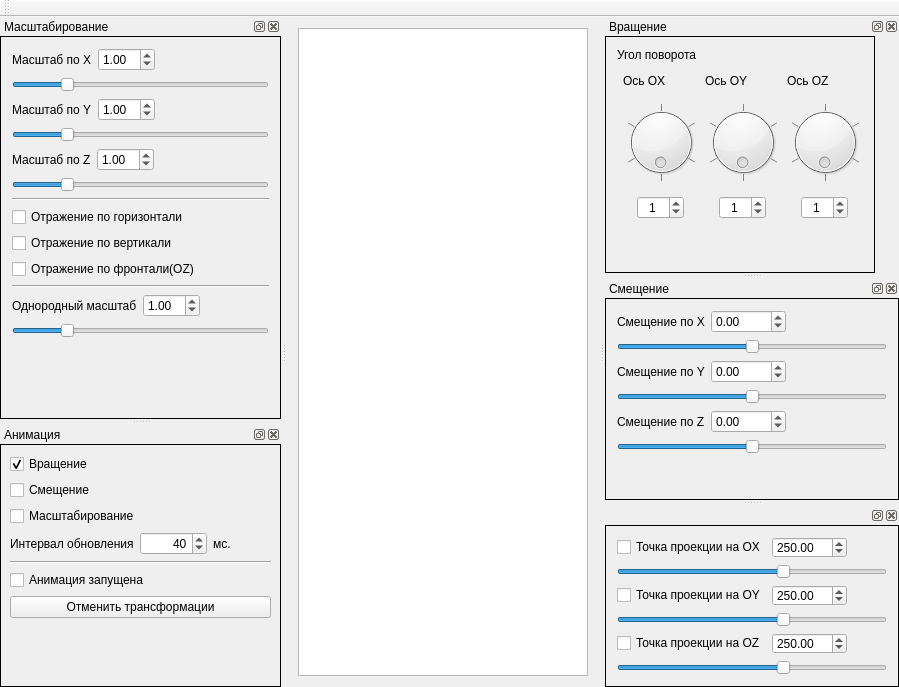
<?xml version="1.0" encoding="UTF-8"?>
<ui version="4.0">
 <class>MainWindow</class>
 <widget class="QMainWindow" name="MainWindow">
  <property name="geometry">
   <rect>
    <x>0</x>
    <y>0</y>
    <width>899</width>
    <height>687</height>
   </rect>
  </property>
  <property name="windowTitle">
   <string>Computer Graphics</string>
  </property>
  <widget class="QWidget" name="centralWidget">
   <layout class="QVBoxLayout" name="verticalLayout">
    <item>
     <widget class="CompGraphView" name="graphicsView"/>
    </item>
   </layout>
  </widget>
  <widget class="QMenuBar" name="menuBar">
   <property name="geometry">
    <rect>
     <x>0</x>
     <y>0</y>
     <width>899</width>
     <height>26</height>
    </rect>
   </property>
  </widget>
  <widget class="QToolBar" name="mainToolBar">
   <attribute name="toolBarArea">
    <enum>TopToolBarArea</enum>
   </attribute>
   <attribute name="toolBarBreak">
    <bool>false</bool>
   </attribute>
  </widget>
  <widget class="QDockWidget" name="dockWidget">
   <property name="minimumSize">
    <size>
     <width>251</width>
     <height>226</height>
    </size>
   </property>
   <property name="windowTitle">
    <string>Вращение</string>
   </property>
   <attribute name="dockWidgetArea">
    <number>2</number>
   </attribute>
   <widget class="QWidget" name="dockWidgetContents">
    <layout class="QVBoxLayout" name="verticalLayout_2">
     <property name="margin">
      <number>0</number>
     </property>
     <item>
      <widget class="QFrame" name="frame">
       <property name="maximumSize">
        <size>
         <width>270</width>
         <height>16777215</height>
        </size>
       </property>
       <property name="frameShape">
        <enum>QFrame::Box</enum>
       </property>
       <property name="frameShadow">
        <enum>QFrame::Plain</enum>
       </property>
       <layout class="QVBoxLayout" name="verticalLayout_3">
        <item>
         <widget class="QLabel" name="label">
          <property name="text">
           <string>Угол поворота</string>
          </property>
         </widget>
        </item>
        <item>
         <layout class="QGridLayout" name="gridLayout">
          <property name="leftMargin">
           <number>6</number>
          </property>
          <property name="topMargin">
           <number>6</number>
          </property>
          <property name="bottomMargin">
           <number>6</number>
          </property>
          <item row="2" column="1">
           <layout class="QHBoxLayout" name="horizontalLayout_7">
            <item>
             <spacer name="horizontalSpacer_9">
              <property name="orientation">
               <enum>Qt::Horizontal</enum>
              </property>
              <property name="sizeHint" stdset="0">
               <size>
                <width>40</width>
                <height>20</height>
               </size>
              </property>
             </spacer>
            </item>
            <item>
             <widget class="QSpinBox" name="spinBox_3">
              <property name="wrapping">
               <bool>true</bool>
              </property>
              <property name="alignment">
               <set>Qt::AlignCenter</set>
              </property>
              <property name="minimum">
               <number>0</number>
              </property>
              <property name="maximum">
               <number>359</number>
              </property>
              <property name="value">
               <number>1</number>
              </property>
             </widget>
            </item>
            <item>
             <spacer name="horizontalSpacer_10">
              <property name="orientation">
               <enum>Qt::Horizontal</enum>
              </property>
              <property name="sizeHint" stdset="0">
               <size>
                <width>40</width>
                <height>20</height>
               </size>
              </property>
             </spacer>
            </item>
           </layout>
          </item>
          <item row="2" column="2">
           <layout class="QHBoxLayout" name="horizontalLayout_9">
            <item>
             <spacer name="horizontalSpacer_11">
              <property name="orientation">
               <enum>Qt::Horizontal</enum>
              </property>
              <property name="sizeHint" stdset="0">
               <size>
                <width>40</width>
                <height>20</height>
               </size>
              </property>
             </spacer>
            </item>
            <item>
             <widget class="QSpinBox" name="spinBox_4">
              <property name="wrapping">
               <bool>true</bool>
              </property>
              <property name="alignment">
               <set>Qt::AlignCenter</set>
              </property>
              <property name="minimum">
               <number>0</number>
              </property>
              <property name="maximum">
               <number>359</number>
              </property>
              <property name="value">
               <number>1</number>
              </property>
             </widget>
            </item>
            <item>
             <spacer name="horizontalSpacer_12">
              <property name="orientation">
               <enum>Qt::Horizontal</enum>
              </property>
              <property name="sizeHint" stdset="0">
               <size>
                <width>40</width>
                <height>20</height>
               </size>
              </property>
             </spacer>
            </item>
           </layout>
          </item>
          <item row="1" column="2">
           <widget class="QDial" name="dial_3">
            <property name="maximum">
             <number>359</number>
            </property>
            <property name="value">
             <number>1</number>
            </property>
            <property name="wrapping">
             <bool>true</bool>
            </property>
            <property name="notchTarget">
             <double>60.000000000000000</double>
            </property>
            <property name="notchesVisible">
             <bool>true</bool>
            </property>
           </widget>
          </item>
          <item row="1" column="1">
           <widget class="QDial" name="dial_2">
            <property name="maximum">
             <number>359</number>
            </property>
            <property name="value">
             <number>1</number>
            </property>
            <property name="wrapping">
             <bool>true</bool>
            </property>
            <property name="notchTarget">
             <double>60.000000000000000</double>
            </property>
            <property name="notchesVisible">
             <bool>true</bool>
            </property>
           </widget>
          </item>
          <item row="1" column="0">
           <widget class="QDial" name="dial">
            <property name="maximum">
             <number>359</number>
            </property>
            <property name="value">
             <number>1</number>
            </property>
            <property name="wrapping">
             <bool>true</bool>
            </property>
            <property name="notchTarget">
             <double>60.000000000000000</double>
            </property>
            <property name="notchesVisible">
             <bool>true</bool>
            </property>
           </widget>
          </item>
          <item row="2" column="0">
           <layout class="QHBoxLayout" name="horizontalLayout_6">
            <item>
             <spacer name="horizontalSpacer_6">
              <property name="orientation">
               <enum>Qt::Horizontal</enum>
              </property>
              <property name="sizeHint" stdset="0">
               <size>
                <width>40</width>
                <height>20</height>
               </size>
              </property>
             </spacer>
            </item>
            <item>
             <widget class="QSpinBox" name="spinBox_2">
              <property name="wrapping">
               <bool>true</bool>
              </property>
              <property name="alignment">
               <set>Qt::AlignCenter</set>
              </property>
              <property name="minimum">
               <number>0</number>
              </property>
              <property name="maximum">
               <number>359</number>
              </property>
              <property name="value">
               <number>1</number>
              </property>
             </widget>
            </item>
            <item>
             <spacer name="horizontalSpacer_7">
              <property name="orientation">
               <enum>Qt::Horizontal</enum>
              </property>
              <property name="sizeHint" stdset="0">
               <size>
                <width>40</width>
                <height>20</height>
               </size>
              </property>
             </spacer>
            </item>
           </layout>
          </item>
          <item row="0" column="0">
           <widget class="QLabel" name="label_9">
            <property name="text">
             <string>Ось OX</string>
            </property>
           </widget>
          </item>
          <item row="0" column="1">
           <widget class="QLabel" name="label_10">
            <property name="text">
             <string>Ось OY</string>
            </property>
           </widget>
          </item>
          <item row="0" column="2">
           <widget class="QLabel" name="label_11">
            <property name="text">
             <string>Ось OZ</string>
            </property>
           </widget>
          </item>
         </layout>
        </item>
        <item>
         <spacer name="verticalSpacer">
          <property name="orientation">
           <enum>Qt::Vertical</enum>
          </property>
          <property name="sizeHint" stdset="0">
           <size>
            <width>20</width>
            <height>40</height>
           </size>
          </property>
         </spacer>
        </item>
       </layout>
      </widget>
     </item>
    </layout>
   </widget>
  </widget>
  <widget class="QDockWidget" name="dockWidget_2">
   <property name="windowTitle">
    <string>Смещение</string>
   </property>
   <attribute name="dockWidgetArea">
    <number>2</number>
   </attribute>
   <widget class="QWidget" name="dockWidgetContents_4">
    <layout class="QVBoxLayout" name="verticalLayout_7">
     <property name="margin">
      <number>0</number>
     </property>
     <item>
      <widget class="QFrame" name="frame_3">
       <property name="frameShape">
        <enum>QFrame::Box</enum>
       </property>
       <property name="frameShadow">
        <enum>QFrame::Plain</enum>
       </property>
       <layout class="QVBoxLayout" name="verticalLayout_6">
        <item>
         <layout class="QHBoxLayout" name="horizontalLayout">
          <item>
           <widget class="QLabel" name="label_2">
            <property name="text">
             <string>Смещение по X</string>
            </property>
           </widget>
          </item>
          <item>
           <widget class="QDoubleSpinBox" name="doubleSpinBox">
            <property name="minimum">
             <double>-9999.989999999999782</double>
            </property>
            <property name="maximum">
             <double>9999.989999999999782</double>
            </property>
            <property name="singleStep">
             <double>10.000000000000000</double>
            </property>
           </widget>
          </item>
          <item>
           <spacer name="horizontalSpacer">
            <property name="orientation">
             <enum>Qt::Horizontal</enum>
            </property>
            <property name="sizeHint" stdset="0">
             <size>
              <width>40</width>
              <height>20</height>
             </size>
            </property>
           </spacer>
          </item>
         </layout>
        </item>
        <item>
         <widget class="QSlider" name="horizontalSlider">
          <property name="minimum">
           <number>-999</number>
          </property>
          <property name="maximum">
           <number>999</number>
          </property>
          <property name="orientation">
           <enum>Qt::Horizontal</enum>
          </property>
         </widget>
        </item>
        <item>
         <layout class="QHBoxLayout" name="horizontalLayout_2">
          <item>
           <widget class="QLabel" name="label_3">
            <property name="text">
             <string>Смещение по Y</string>
            </property>
           </widget>
          </item>
          <item>
           <widget class="QDoubleSpinBox" name="doubleSpinBox_2">
            <property name="minimum">
             <double>-9999.989999999999782</double>
            </property>
            <property name="maximum">
             <double>9999.989999999999782</double>
            </property>
            <property name="singleStep">
             <double>10.000000000000000</double>
            </property>
           </widget>
          </item>
          <item>
           <spacer name="horizontalSpacer_2">
            <property name="orientation">
             <enum>Qt::Horizontal</enum>
            </property>
            <property name="sizeHint" stdset="0">
             <size>
              <width>40</width>
              <height>20</height>
             </size>
            </property>
           </spacer>
          </item>
         </layout>
        </item>
        <item>
         <widget class="QSlider" name="horizontalSlider_2">
          <property name="minimum">
           <number>-999</number>
          </property>
          <property name="maximum">
           <number>999</number>
          </property>
          <property name="orientation">
           <enum>Qt::Horizontal</enum>
          </property>
         </widget>
        </item>
        <item>
         <layout class="QHBoxLayout" name="horizontalLayout_10">
          <item>
           <widget class="QLabel" name="label_12">
            <property name="text">
             <string>Смещение по Z</string>
            </property>
           </widget>
          </item>
          <item>
           <widget class="QDoubleSpinBox" name="doubleSpinBox_6">
            <property name="minimum">
             <double>-9999.989999999999782</double>
            </property>
            <property name="maximum">
             <double>9999.989999999999782</double>
            </property>
            <property name="singleStep">
             <double>10.000000000000000</double>
            </property>
           </widget>
          </item>
          <item>
           <spacer name="horizontalSpacer_13">
            <property name="orientation">
             <enum>Qt::Horizontal</enum>
            </property>
            <property name="sizeHint" stdset="0">
             <size>
              <width>40</width>
              <height>20</height>
             </size>
            </property>
           </spacer>
          </item>
         </layout>
        </item>
        <item>
         <widget class="QSlider" name="horizontalSlider_6">
          <property name="minimum">
           <number>-999</number>
          </property>
          <property name="maximum">
           <number>999</number>
          </property>
          <property name="orientation">
           <enum>Qt::Horizontal</enum>
          </property>
         </widget>
        </item>
        <item>
         <spacer name="verticalSpacer_2">
          <property name="orientation">
           <enum>Qt::Vertical</enum>
          </property>
          <property name="sizeHint" stdset="0">
           <size>
            <width>20</width>
            <height>40</height>
           </size>
          </property>
         </spacer>
        </item>
       </layout>
      </widget>
     </item>
    </layout>
   </widget>
  </widget>
  <widget class="QDockWidget" name="dockWidget_3">
   <property name="windowTitle">
    <string>Масштабирование</string>
   </property>
   <attribute name="dockWidgetArea">
    <number>1</number>
   </attribute>
   <widget class="QWidget" name="dockWidgetContents_5">
    <layout class="QVBoxLayout" name="verticalLayout_9">
     <property name="margin">
      <number>0</number>
     </property>
     <item>
      <widget class="QFrame" name="frame_4">
       <property name="frameShape">
        <enum>QFrame::Box</enum>
       </property>
       <property name="frameShadow">
        <enum>QFrame::Plain</enum>
       </property>
       <layout class="QVBoxLayout" name="verticalLayout_8">
        <item>
         <layout class="QHBoxLayout" name="horizontalLayout_3">
          <item>
           <widget class="QLabel" name="label_4">
            <property name="text">
             <string>Масштаб по X</string>
            </property>
           </widget>
          </item>
          <item>
           <widget class="QDoubleSpinBox" name="doubleSpinBox_3">
            <property name="minimum">
             <double>0.000000000000000</double>
            </property>
            <property name="singleStep">
             <double>0.010000000000000</double>
            </property>
            <property name="value">
             <double>1.000000000000000</double>
            </property>
           </widget>
          </item>
          <item>
           <spacer name="horizontalSpacer_3">
            <property name="orientation">
             <enum>Qt::Horizontal</enum>
            </property>
            <property name="sizeHint" stdset="0">
             <size>
              <width>40</width>
              <height>20</height>
             </size>
            </property>
           </spacer>
          </item>
         </layout>
        </item>
        <item>
         <widget class="QSlider" name="horizontalSlider_3">
          <property name="maximum">
           <number>50</number>
          </property>
          <property name="value">
           <number>10</number>
          </property>
          <property name="orientation">
           <enum>Qt::Horizontal</enum>
          </property>
         </widget>
        </item>
        <item>
         <layout class="QHBoxLayout" name="horizontalLayout_4">
          <item>
           <widget class="QLabel" name="label_5">
            <property name="text">
             <string>Масштаб по Y</string>
            </property>
           </widget>
          </item>
          <item>
           <widget class="QDoubleSpinBox" name="doubleSpinBox_4">
            <property name="minimum">
             <double>0.000000000000000</double>
            </property>
            <property name="singleStep">
             <double>0.010000000000000</double>
            </property>
            <property name="value">
             <double>1.000000000000000</double>
            </property>
           </widget>
          </item>
          <item>
           <spacer name="horizontalSpacer_4">
            <property name="orientation">
             <enum>Qt::Horizontal</enum>
            </property>
            <property name="sizeHint" stdset="0">
             <size>
              <width>40</width>
              <height>20</height>
             </size>
            </property>
           </spacer>
          </item>
         </layout>
        </item>
        <item>
         <widget class="QSlider" name="horizontalSlider_4">
          <property name="maximum">
           <number>50</number>
          </property>
          <property name="value">
           <number>10</number>
          </property>
          <property name="orientation">
           <enum>Qt::Horizontal</enum>
          </property>
         </widget>
        </item>
        <item>
         <layout class="QHBoxLayout" name="horizontalLayout_12">
          <item>
           <widget class="QLabel" name="label_14">
            <property name="text">
             <string>Масштаб по Z</string>
            </property>
           </widget>
          </item>
          <item>
           <widget class="QDoubleSpinBox" name="doubleSpinBox_8">
            <property name="minimum">
             <double>0.000000000000000</double>
            </property>
            <property name="singleStep">
             <double>0.010000000000000</double>
            </property>
            <property name="value">
             <double>1.000000000000000</double>
            </property>
           </widget>
          </item>
          <item>
           <spacer name="horizontalSpacer_15">
            <property name="orientation">
             <enum>Qt::Horizontal</enum>
            </property>
            <property name="sizeHint" stdset="0">
             <size>
              <width>40</width>
              <height>20</height>
             </size>
            </property>
           </spacer>
          </item>
         </layout>
        </item>
        <item>
         <widget class="QSlider" name="horizontalSlider_7">
          <property name="maximum">
           <number>50</number>
          </property>
          <property name="value">
           <number>10</number>
          </property>
          <property name="orientation">
           <enum>Qt::Horizontal</enum>
          </property>
         </widget>
        </item>
        <item>
         <widget class="Line" name="line_2">
          <property name="orientation">
           <enum>Qt::Horizontal</enum>
          </property>
         </widget>
        </item>
        <item>
         <widget class="QCheckBox" name="checkBox_5">
          <property name="text">
           <string>Отражение по горизонтали</string>
          </property>
         </widget>
        </item>
        <item>
         <widget class="QCheckBox" name="checkBox_6">
          <property name="text">
           <string>Отражение по вертикали</string>
          </property>
         </widget>
        </item>
        <item>
         <widget class="QCheckBox" name="checkBox_7">
          <property name="text">
           <string>Отражение по фронтали(OZ)</string>
          </property>
         </widget>
        </item>
        <item>
         <widget class="Line" name="line_3">
          <property name="orientation">
           <enum>Qt::Horizontal</enum>
          </property>
         </widget>
        </item>
        <item>
         <layout class="QHBoxLayout" name="horizontalLayout_8">
          <item>
           <widget class="QLabel" name="label_8">
            <property name="text">
             <string>Однородный масштаб</string>
            </property>
           </widget>
          </item>
          <item>
           <widget class="QDoubleSpinBox" name="doubleSpinBox_5">
            <property name="minimum">
             <double>0.000000000000000</double>
            </property>
            <property name="singleStep">
             <double>0.010000000000000</double>
            </property>
            <property name="value">
             <double>1.000000000000000</double>
            </property>
           </widget>
          </item>
          <item>
           <spacer name="horizontalSpacer_8">
            <property name="orientation">
             <enum>Qt::Horizontal</enum>
            </property>
            <property name="sizeHint" stdset="0">
             <size>
              <width>40</width>
              <height>20</height>
             </size>
            </property>
           </spacer>
          </item>
         </layout>
        </item>
        <item>
         <widget class="QSlider" name="horizontalSlider_5">
          <property name="maximum">
           <number>50</number>
          </property>
          <property name="value">
           <number>10</number>
          </property>
          <property name="orientation">
           <enum>Qt::Horizontal</enum>
          </property>
         </widget>
        </item>
        <item>
         <spacer name="verticalSpacer_3">
          <property name="orientation">
           <enum>Qt::Vertical</enum>
          </property>
          <property name="sizeHint" stdset="0">
           <size>
            <width>20</width>
            <height>40</height>
           </size>
          </property>
         </spacer>
        </item>
       </layout>
      </widget>
     </item>
    </layout>
   </widget>
  </widget>
  <widget class="QDockWidget" name="dockWidget_4">
   <property name="windowTitle">
    <string>Анимация</string>
   </property>
   <attribute name="dockWidgetArea">
    <number>1</number>
   </attribute>
   <widget class="QWidget" name="dockWidgetContents_6">
    <layout class="QVBoxLayout" name="verticalLayout_11">
     <property name="margin">
      <number>0</number>
     </property>
     <item>
      <widget class="QFrame" name="frame_5">
       <property name="frameShape">
        <enum>QFrame::Box</enum>
       </property>
       <property name="frameShadow">
        <enum>QFrame::Plain</enum>
       </property>
       <layout class="QVBoxLayout" name="verticalLayout_10">
        <property name="margin">
         <number>9</number>
        </property>
        <item>
         <widget class="QCheckBox" name="checkBox">
          <property name="text">
           <string>Вращение</string>
          </property>
          <property name="checked">
           <bool>true</bool>
          </property>
         </widget>
        </item>
        <item>
         <widget class="QCheckBox" name="checkBox_2">
          <property name="text">
           <string>Смещение</string>
          </property>
          <property name="checked">
           <bool>false</bool>
          </property>
         </widget>
        </item>
        <item>
         <widget class="QCheckBox" name="checkBox_3">
          <property name="text">
           <string>Масштабирование</string>
          </property>
          <property name="checked">
           <bool>false</bool>
          </property>
         </widget>
        </item>
        <item>
         <layout class="QHBoxLayout" name="horizontalLayout_5">
          <item>
           <widget class="QLabel" name="label_6">
            <property name="text">
             <string>Интервал обновления</string>
            </property>
            <property name="wordWrap">
             <bool>true</bool>
            </property>
            <property name="margin">
             <number>0</number>
            </property>
            <property name="indent">
             <number>0</number>
            </property>
           </widget>
          </item>
          <item>
           <widget class="QSpinBox" name="spinBox">
            <property name="alignment">
             <set>Qt::AlignRight|Qt::AlignTrailing|Qt::AlignVCenter</set>
            </property>
            <property name="maximum">
             <number>3600000</number>
            </property>
            <property name="singleStep">
             <number>10</number>
            </property>
            <property name="value">
             <number>40</number>
            </property>
           </widget>
          </item>
          <item>
           <widget class="QLabel" name="label_7">
            <property name="text">
             <string>мс.</string>
            </property>
           </widget>
          </item>
          <item>
           <spacer name="horizontalSpacer_5">
            <property name="orientation">
             <enum>Qt::Horizontal</enum>
            </property>
            <property name="sizeHint" stdset="0">
             <size>
              <width>40</width>
              <height>20</height>
             </size>
            </property>
           </spacer>
          </item>
         </layout>
        </item>
        <item>
         <widget class="Line" name="line">
          <property name="orientation">
           <enum>Qt::Horizontal</enum>
          </property>
         </widget>
        </item>
        <item>
         <widget class="QCheckBox" name="checkBox_4">
          <property name="text">
           <string>Анимация запущена</string>
          </property>
          <property name="checked">
           <bool>false</bool>
          </property>
         </widget>
        </item>
        <item>
         <widget class="QPushButton" name="pushButton">
          <property name="text">
           <string>Отменить трансформации</string>
          </property>
         </widget>
        </item>
        <item>
         <spacer name="verticalSpacer_4">
          <property name="orientation">
           <enum>Qt::Vertical</enum>
          </property>
          <property name="sizeHint" stdset="0">
           <size>
            <width>20</width>
            <height>40</height>
           </size>
          </property>
         </spacer>
        </item>
       </layout>
      </widget>
     </item>
    </layout>
   </widget>
  </widget>
  <widget class="QDockWidget" name="dockWidget_5">
   <attribute name="dockWidgetArea">
    <number>2</number>
   </attribute>
   <widget class="QWidget" name="dockWidgetContents_2">
    <layout class="QVBoxLayout" name="verticalLayout_4">
     <property name="margin">
      <number>0</number>
     </property>
     <item>
      <widget class="QFrame" name="frame_2">
       <property name="minimumSize">
        <size>
         <width>0</width>
         <height>150</height>
        </size>
       </property>
       <property name="frameShape">
        <enum>QFrame::Box</enum>
       </property>
       <property name="frameShadow">
        <enum>QFrame::Plain</enum>
       </property>
       <layout class="QVBoxLayout" name="verticalLayout_5">
        <item>
         <layout class="QHBoxLayout" name="horizontalLayout_13">
          <item>
           <widget class="QCheckBox" name="checkBox_8">
            <property name="text">
             <string>Точка проекции на OX</string>
            </property>
           </widget>
          </item>
          <item>
           <widget class="QDoubleSpinBox" name="doubleSpinBox_9">
            <property name="minimum">
             <double>-9999.989999999999782</double>
            </property>
            <property name="maximum">
             <double>9999.989999999999782</double>
            </property>
            <property name="singleStep">
             <double>0.010000000000000</double>
            </property>
            <property name="value">
             <double>250.000000000000000</double>
            </property>
           </widget>
          </item>
          <item>
           <spacer name="horizontalSpacer_16">
            <property name="orientation">
             <enum>Qt::Horizontal</enum>
            </property>
            <property name="sizeHint" stdset="0">
             <size>
              <width>40</width>
              <height>20</height>
             </size>
            </property>
           </spacer>
          </item>
         </layout>
        </item>
        <item>
         <widget class="QSlider" name="horizontalSlider_9">
          <property name="minimum">
           <number>-999</number>
          </property>
          <property name="maximum">
           <number>999</number>
          </property>
          <property name="value">
           <number>250</number>
          </property>
          <property name="orientation">
           <enum>Qt::Horizontal</enum>
          </property>
         </widget>
        </item>
        <item>
         <layout class="QHBoxLayout" name="horizontalLayout_11">
          <item>
           <widget class="QCheckBox" name="checkBox_9">
            <property name="text">
             <string>Точка проекции на OY</string>
            </property>
           </widget>
          </item>
          <item>
           <widget class="QDoubleSpinBox" name="doubleSpinBox_7">
            <property name="minimum">
             <double>-9999.989999999999782</double>
            </property>
            <property name="maximum">
             <double>9999.989999999999782</double>
            </property>
            <property name="singleStep">
             <double>0.010000000000000</double>
            </property>
            <property name="value">
             <double>250.000000000000000</double>
            </property>
           </widget>
          </item>
          <item>
           <spacer name="horizontalSpacer_14">
            <property name="orientation">
             <enum>Qt::Horizontal</enum>
            </property>
            <property name="sizeHint" stdset="0">
             <size>
              <width>40</width>
              <height>20</height>
             </size>
            </property>
           </spacer>
          </item>
         </layout>
        </item>
        <item>
         <widget class="QSlider" name="horizontalSlider_8">
          <property name="minimum">
           <number>-999</number>
          </property>
          <property name="maximum">
           <number>999</number>
          </property>
          <property name="value">
           <number>250</number>
          </property>
          <property name="orientation">
           <enum>Qt::Horizontal</enum>
          </property>
         </widget>
        </item>
        <item>
         <layout class="QHBoxLayout" name="horizontalLayout_14">
          <item>
           <widget class="QCheckBox" name="checkBox_10">
            <property name="text">
             <string>Точка проекции на OZ</string>
            </property>
            <property name="checked">
             <bool>false</bool>
            </property>
           </widget>
          </item>
          <item>
           <widget class="QDoubleSpinBox" name="doubleSpinBox_10">
            <property name="minimum">
             <double>-9999.989999999999782</double>
            </property>
            <property name="maximum">
             <double>9999.989999999999782</double>
            </property>
            <property name="singleStep">
             <double>0.010000000000000</double>
            </property>
            <property name="value">
             <double>250.000000000000000</double>
            </property>
           </widget>
          </item>
          <item>
           <spacer name="horizontalSpacer_17">
            <property name="orientation">
             <enum>Qt::Horizontal</enum>
            </property>
            <property name="sizeHint" stdset="0">
             <size>
              <width>40</width>
              <height>20</height>
             </size>
            </property>
           </spacer>
          </item>
         </layout>
        </item>
        <item>
         <widget class="QSlider" name="horizontalSlider_10">
          <property name="minimum">
           <number>-999</number>
          </property>
          <property name="maximum">
           <number>999</number>
          </property>
          <property name="value">
           <number>250</number>
          </property>
          <property name="orientation">
           <enum>Qt::Horizontal</enum>
          </property>
         </widget>
        </item>
       </layout>
      </widget>
     </item>
    </layout>
   </widget>
  </widget>
 </widget>
 <layoutdefault spacing="6" margin="11"/>
 <customwidgets>
  <customwidget>
   <class>CompGraphView</class>
   <extends>QGraphicsView</extends>
   <header location="global">compgraphview.h</header>
  </customwidget>
 </customwidgets>
 <resources/>
 <connections/>
</ui>
